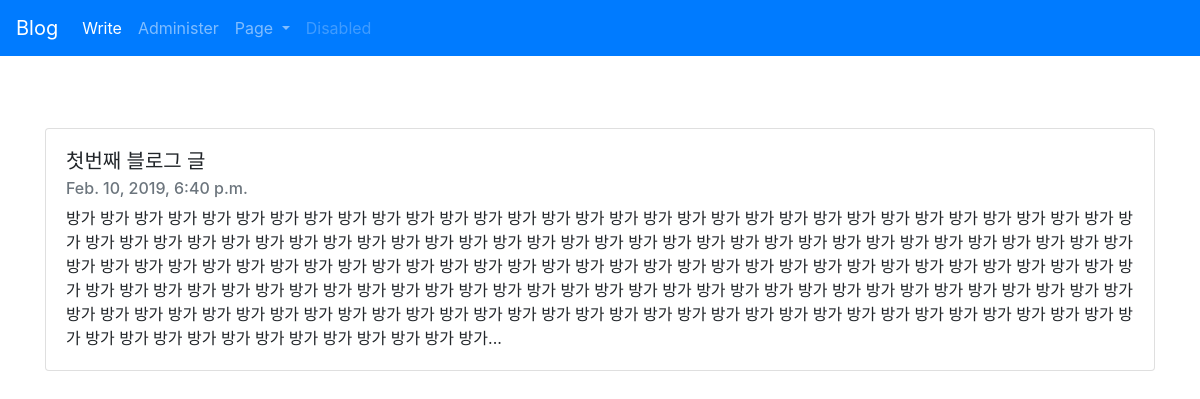
Page /blog/1/ on the committed database.
### blogapp/models.py (models this page shows, shortened)
class Blog(models.Model):
    title=models.CharField(max_length=200)
    pub_date = models.DateTimeField('date published')
    body= models.TextField()

### blogapp/views.py (the view)
# urls.py: path('<int:blog_id>/',views.detail, name="detail"), #path converter
def detail(request, blog_id):
   blog_detail = get_object_or_404(Blog,pk=blog_id)#이용자가 원하는 몇 번 블로그 객체
   return render(request,'detail.html',{'blog':blog_detail})

### blogapp/templates/detail.html (shortened to what this page needs)
{%extends 'base.html'%}
{% block contents%}
<body>
    <div class='container'>
        <div class="card">
            <div class="card-body">
                <h5 class="card-title">{{blog.title}}</h5>
                <h6 class="card-subtitle mb-2 text-muted">{{blog.pub_date}}</h6>
                <p class="card-text">{{blog.body}}...</p>
            </div>
        </div>
        <br><br>
    </div>
</body>
{% endblock %}

### rows in the picture
Blog: title "첫번째 블로그 글", pub_date "Feb. 10, 2019, 6:40 p.m.", body "방가 방가 방가 방가 방가 방가 방가 방가 방가 방가 방가 방가 방가 방가 방가 방가 방가 방가 방가 방가 방가 방가 방가 방가 방가 방가 방가 방가 방가 방가 방가 방가 방가 방가 방가 방가 방가 방가 방가 방가 방가 방가 방가 방가 방가 방가 방가 방가 방가 방가 방가 방가 방가 방가 방가 방가 방가 방가 방가 방가 방가 방가 방가 방가 방가 방가 방가 방가 방가 방가 방가 방가 방가 방가 방가 방가 방가 방가 방가 방가 방가 방가 방가 방가 방가 방가 방가 방가 방가 방가 방가 방가 방가 방가 방가 방가 방가 방가 방가 방가 방가 방가 방가 방가 방가 방가 방가 방가 방가 방가 방가 방가 방가 방가 방가 방가 방가 방가 방가 방가 방가 방가 방가 방가 방가 방가 방가 방가 방가 방가 방가 방가 방가 방가 방가 방가 방가 방가 방가 방가 방가 방가 방가 방가 방가 방가 방가 방가 방가 방가 방가 방가 방가 방가 방가 방가 방가 방가 방가 방가 방가 방가 방가 방가 방가 방가 방가 방가 방가 방가"
